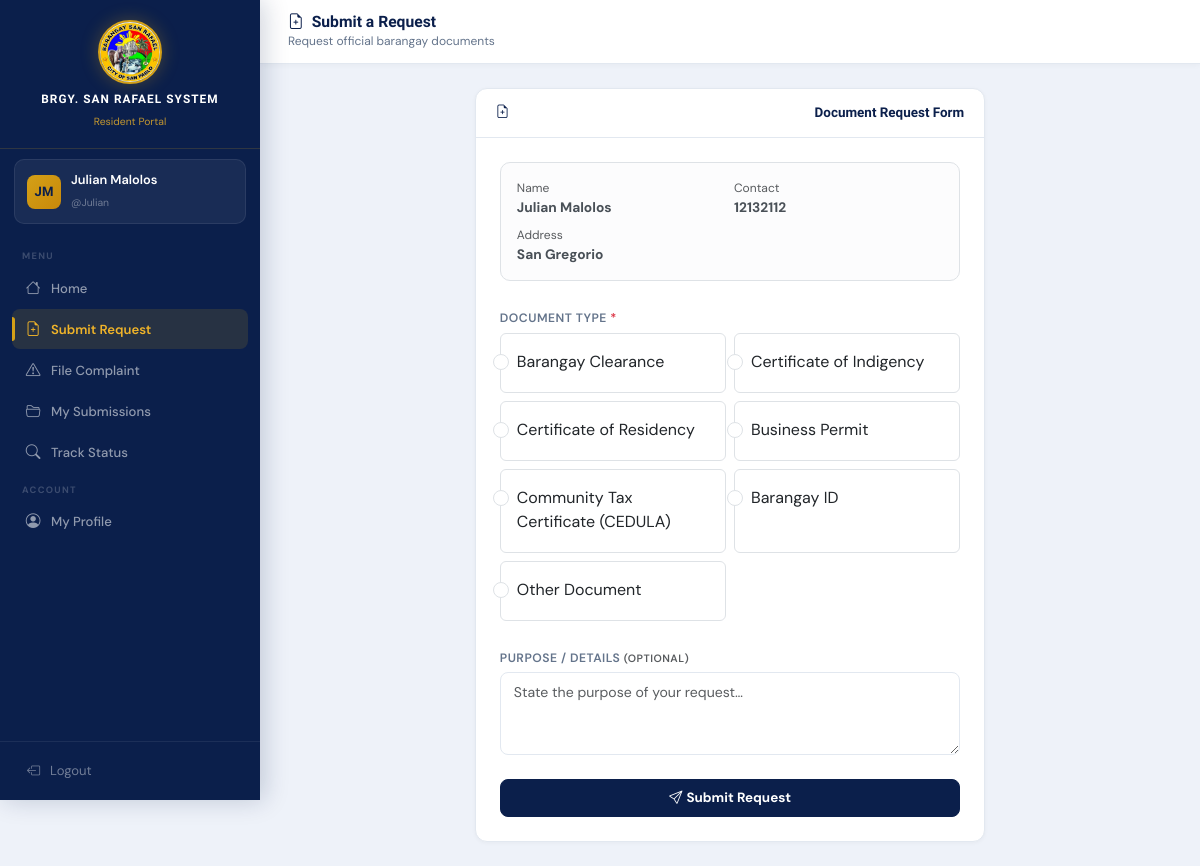
The page /resident/submit_request.php (signed in) on the database its author committed.
### tables this page shows
CREATE TABLE `resident_accounts` (
  `id` int(11) NOT NULL AUTO_INCREMENT,
  `username` varchar(50) NOT NULL,
  `password` varchar(100) NOT NULL,
  `full_name` varchar(100) NOT NULL,
  `address` varchar(200) NOT NULL,
  `contact` varchar(20) NOT NULL,
  `resident_id` varchar(10) DEFAULT NULL,
  `created_at` datetime DEFAULT current_timestamp(),
  PRIMARY KEY (`id`),
  UNIQUE KEY `username` (`username`),
  UNIQUE KEY `resident_id` (`resident_id`),
  CONSTRAINT `resident_accounts_ibfk_1` FOREIGN KEY (`resident_id`) REFERENCES `residents` (`resident_id`)
);

### includes/config.php (called while the page is built, shortened)
<?php
function db(): mysqli {
    static $c=null;
    if (!$c) {
        $c=new mysqli(DB_HOST,DB_USER,DB_PASS,DB_NAME);
        $c->set_charset('utf8mb4');
    }
    return $c;
}
function db_fetch_all(string $sql,array $p=[]): array {
    $s=db()->prepare($sql);
    if ($p) $s->bind_param(str_repeat('s',count($p)),...$p);
    $s->execute(); $r=$s->get_result(); $rows=[];
    while ($row=$r->fetch_assoc()) $rows[]=$row;
    return $rows;
}
function db_fetch_one(string $sql,array $p=[]): ?array { $r=db_fetch_all($sql,$p); return $r[0]??null; }
function is_resident(): bool { return session_name()==='BRGY_RESIDENT' && isset($_SESSION['resident_account_id']); }
function current_resident(): ?array { if (!is_resident()) return null; return db_fetch_one('SELECT * FROM resident_accounts WHERE id=?',[$_SESSION['resident_account_id']]); }
function e(string $s): string { return htmlspecialchars($s,ENT_QUOTES,'UTF-8'); }

### resident/submit_request.php (the view, shortened to what this page needs)
<?php
require_once __DIR__.'/../includes/config.php';
$acc=current_resident();
$doc_types=['Barangay Clearance','Certificate of Indigency','Certificate of Residency','Business Permit','Community Tax Certificate (CEDULA)','Barangay ID','Other Document'];
$errors=[]; $submitted=null;
include __DIR__.'/../includes/header.php';
include __DIR__.'/../includes/resident_sidebar.php';
?>
<div class="main-content">
  <div class="topbar"><div><h5><i class="bi bi-file-earmark-plus me-2"></i>Submit a Request</h5><small>Request official barangay documents</small></div></div>
  <div class="p-4">
    <?php if($submitted): ?>
    <div class="card">
      <div class="card-body text-center p-5">
        <div class="rounded-circle mx-auto mb-3 d-flex align-items-center justify-content-center" style="width:70px;height:70px;background:#E8F5E9;"><i class="bi bi-check-circle-fill" style="font-size:2.5rem;color:#1B5E20;"></i></div>
        <h4 class="fw-bold text-success mb-2">Request Submitted!</h4>
        <p class="text-muted mb-3">Your document request has been received by the barangay office.</p>
        <div class="p-3 rounded-3 mb-4 d-inline-block" style="background:#E8F5E9;min-width:300px;">
          <div class="row g-2 text-start">
            <div class="col-6 text-muted small fw-semibold">Record ID</div><div class="col-6"><span class="record-id-chip"><?= e($submitted) ?></span></div>
            <div class="col-6 text-muted small fw-semibold">Document</div><div class="col-6 small"><?= e($_POST['doc_type']??'') ?></div>
            <div class="col-6 text-muted small fw-semibold">Status</div><div class="col-6"><?= status_badge('Pending') ?></div>
          </div>
        </div>
        <div class="alert alert-warning d-inline-block mb-4"><i class="bi bi-exclamation-triangle me-1"></i><strong>Save your Record ID!</strong> Use it to track your request status.</div>
        <div class="d-flex gap-2 justify-content-center flex-wrap">
          <a href="/BarangayProject/resident/my_submissions.php" class="btn btn-primary"><i class="bi bi-folder2-open me-1"></i>View My Submissions</a>
          <a href="/BarangayProject/resident/submit_request.php" class="btn btn-outline-secondary"><i class="bi bi-plus me-1"></i>Submit Another</a>
        </div>
      </div>
    </div>
    <?php else: ?>
    <div class="row justify-content-center">
      <div class="col-lg-7">
        <div class="card">
          <div class="card-header"><i class="bi bi-file-earmark-plus me-2"></i>Document Request Form</div>
          <div class="card-body p-4">
            <div class="alert alert-light border mb-4">
              <div class="row g-2">
                <div class="col-6"><small class="text-muted d-block">Name</small><strong><?= e($acc['full_name']) ?></strong></div>
                <div class="col-6"><small class="text-muted d-block">Contact</small><strong><?= e($acc['contact']) ?></strong></div>
                <div class="col-12"><small class="text-muted d-block">Address</small><strong><?= e($acc['address']) ?></strong></div>
              </div>
            </div>
            <form method="post" novalidate><?= csrf_field() ?>
              <div class="mb-4">
                <label class="form-label">Document Type <span class="text-danger">*</span></label>
                <div class="row g-2">
                  <?php foreach($doc_types as $dt): ?>
                  <div class="col-md-6">
                    <div class="form-check border rounded p-3 h-100 <?= isset($errors['doc_type'])?'border-danger':'' ?>" style="cursor:pointer;" onclick="document.getElementById('dt_<?= md5($dt) ?>').click()">
                      <input class="form-check-input" type="radio" name="doc_type" id="dt_<?= md5($dt) ?>" value="<?= e($dt) ?>" <?= ($_POST['doc_type']??'')===$dt?'checked':'' ?> required>
                      <label class="form-check-label w-100" for="dt_<?= md5($dt) ?>" style="cursor:pointer;"><?= e($dt) ?></label>
                    </div>
                  </div>
                  <?php endforeach; ?>
                </div>
              </div>
              <div class="mb-4">
                <label class="form-label">Purpose / Details <small class="text-muted">(optional)</small></label>
                <textarea name="details" class="form-control" rows="3" placeholder="State the purpose of your request…"><?= e($_POST['details']??'') ?></textarea>
              </div>
              <button type="submit" class="btn btn-primary w-100 py-2 fw-bold"><i class="bi bi-send me-1"></i>Submit Request</button>
            </form>
          </div>
        </div>
      </div>
    </div>
    <?php endif; ?>
  </div>
</div>
<?php include __DIR__.'/../includes/footer.php'; ?>

### includes/resident_sidebar.php (shortened to what this page needs)
<?php
$racc=current_resident();
$current=basename($_SERVER['PHP_SELF']);
function res_nav(string $file,string $icon,string $label,string $cur):string{
    $a=$cur===$file?'active':'';
    return "<a href='/BarangayProject/resident/{$file}' class='nav-link {$a}'><i class='bi bi-{$icon}'></i><span>{$label}</span></a>";
}
$init=implode('',array_map(fn($w)=>strtoupper($w[0]),array_slice(explode(' ',$racc['full_name']??'R'),0,2)));
?>
<div class="sidebar" id="residentSidebar">
  <div class="sidebar-brand">
    <img src="/BarangayProject/Logo.jpg" alt="Logo" class="brand-logo">
    <h6><?= APP_NAME ?></h6><small>Resident Portal</small>
  </div>
  <div class="sidebar-user">
    <div class="avatar"><?= e($init) ?></div>
    <div class="user-info"><span><?= e($racc['full_name']??'') ?></span><small>@<?= e($racc['username']??'') ?></small></div>
  </div>
  <nav class="sidebar-nav">
    <div class="nav-section">Menu</div>
    <?= res_nav('home.php','house','Home',$current) ?>
    <?= res_nav('submit_request.php','file-earmark-plus','Submit Request',$current) ?>
    <?= res_nav('file_complaint.php','exclamation-triangle','File Complaint',$current) ?>
    <?= res_nav('my_submissions.php','folder2-open','My Submissions',$current) ?>
    <?= res_nav('track_status.php','search','Track Status',$current) ?>
    <div class="nav-section">Account</div>
    <?= res_nav('profile.php','person-circle','My Profile',$current) ?>
  </nav>
  <div class="sidebar-footer">
    <button type="button" class="btn-logout" onclick="showLogoutModal('residentLogoutModal')">
      <i class="bi bi-box-arrow-left"></i> Logout
    </button>
  </div>
</div>

### includes/header.php (style rules this page uses)
:root { --navy:#0B1F4B;--navy-mid:#152D6E;--navy-light:#1E3A8A;--gold:#D4A017;--gold-bright:#F0B429;--gold-pale:#FEF9EC;--bg:#EEF2F9;--surface:#fff;--border:#E2E8F0;--text:#1E293B;--muted:#64748B;--sw:260px;--r:12px; }
*,*::before,*::after { box-sizing:border-box; }
body { font-family:'DM Sans',sans-serif;background:var(--bg);color:var(--text);min-height:100vh;-webkit-font-smoothing:antialiased; }
h1,h2,h3,h4,h5,h6 { font-family:'Sora',sans-serif; }
.sidebar { width:var(--sw);min-height:100vh;background:var(--navy);position:fixed;top:0;left:0;display:flex;flex-direction:column;z-index:1000;box-shadow:4px 0 24px rgba(11,31,75,.2);transition:transform .25s ease; }
.sidebar-brand { padding:20px 20px 16px;border-bottom:1px solid rgba(212,160,23,.18);text-align:center; }
.sidebar-brand .brand-logo { width:64px;height:64px;border-radius:50%;border:2px solid var(--gold);object-fit:cover;box-shadow:0 0 18px rgba(212,160,23,.3);margin-bottom:8px; }
.sidebar-brand h6 { color:#fff;font-weight:700;font-size:.74rem;letter-spacing:.09em;text-transform:uppercase;margin:0 0 2px; }
.sidebar-brand small { color:var(--gold-bright);font-size:.65rem;opacity:.8; }
.sidebar-user { margin:10px 14px;background:rgba(255,255,255,.06);border:1px solid rgba(255,255,255,.08);border-radius:10px;padding:10px 12px;display:flex;align-items:center;gap:10px; }
.sidebar-user .avatar { width:34px;height:34px;flex-shrink:0;background:linear-gradient(135deg,var(--gold),#C8890A);border-radius:8px;display:flex;align-items:center;justify-content:center;font-weight:700;color:var(--navy);font-size:.82rem;font-family:'Sora',sans-serif; }
.sidebar-user .user-info { min-width:0; }
.sidebar-user .user-info span { color:#fff;font-size:.8rem;font-weight:600;display:block;white-space:nowrap;overflow:hidden;text-overflow:ellipsis; }
.sidebar-user .user-info small { color:rgba(255,255,255,.38);font-size:.65rem; }
.sidebar-nav { flex:1;padding:6px 12px;display:flex;flex-direction:column;gap:1px;overflow-y:auto; }
.sidebar-nav .nav-section { font-size:.58rem;font-weight:700;letter-spacing:.14em;text-transform:uppercase;color:rgba(255,255,255,.2);padding:10px 10px 3px; }
.sidebar-nav .nav-link { color:rgba(255,255,255,.55);padding:9px 13px;border-radius:8px;font-size:.82rem;font-weight:500;display:flex;align-items:center;gap:10px;transition:all .15s;position:relative; }
.sidebar-nav .nav-link i { font-size:.92rem;width:16px;text-align:center;flex-shrink:0; }
.sidebar-nav .nav-link.active { background:rgba(212,160,23,.14);color:var(--gold-bright);font-weight:600; }
.sidebar-nav .nav-link.active::before { content:'';position:absolute;left:0;top:20%;height:60%;width:3px;background:var(--gold);border-radius:0 3px 3px 0; }
.sidebar-footer { padding:10px 14px;border-top:1px solid rgba(255,255,255,.07); }
.btn-logout { width:100%;background:transparent;border:none;color:rgba(255,255,255,.42);padding:9px 13px;border-radius:8px;font-size:.82rem;display:flex;align-items:center;gap:10px;transition:all .15s;cursor:pointer;text-align:left; }
.main-content { margin-left:var(--sw);min-height:100vh; }
.topbar { background:var(--surface);border-bottom:1px solid var(--border);padding:13px 28px;display:flex;align-items:center;justify-content:space-between;position:sticky;top:0;z-index:100;box-shadow:0 1px 6px rgba(0,0,0,.04);gap:12px;flex-wrap:wrap; }
.topbar h5 { font-family:'Sora',sans-serif;font-weight:700;font-size:.98rem;color:var(--navy);margin:0; }
.topbar small { color:var(--muted);font-size:.75rem;display:block; }
.card { border:1px solid var(--border);border-radius:var(--r);box-shadow:0 1px 4px rgba(0,0,0,.04);background:var(--surface); }
.card-header { background:transparent;border-bottom:1px solid var(--border);border-radius:var(--r) var(--r) 0 0!important;padding:14px 20px;font-family:'Sora',sans-serif;font-weight:700;font-size:.84rem;color:var(--navy);display:flex;align-items:center;justify-content:space-between;flex-wrap:wrap;gap:8px; }
.form-label { font-size:.76rem;font-weight:600;color:var(--muted);text-transform:uppercase;letter-spacing:.04em;margin-bottom:5px; }
.form-control,.form-select { border:1.5px solid var(--border);border-radius:8px;padding:9px 13px;font-size:.88rem;transition:border-color .15s,box-shadow .15s; }
.btn { border-radius:8px;font-weight:600;font-size:.84rem;transition:all .15s; }
.btn-primary { background:var(--navy);border-color:var(--navy); }
.alert { border:none;border-radius:10px;font-size:.86rem; }

### rows shown on the page
resident_accounts: full_name "JM", full_name "Julian Malolos", username "Julian", contact "12132112", address "San Gregorio"

### other values the page prints
APP_NAME "BRGY. SAN RAFAEL SYSTEM"
$label "Home Submit Request File Complaint My Submissions Track Status My Profile"
$dt "Barangay Clearance"
$dt "Certificate of Indigency"
$dt "Certificate of Residency"
$dt "Business Permit"
$dt "Community Tax Certificate (CEDULA)"
$dt "Barangay ID"
$dt "Other Document"
